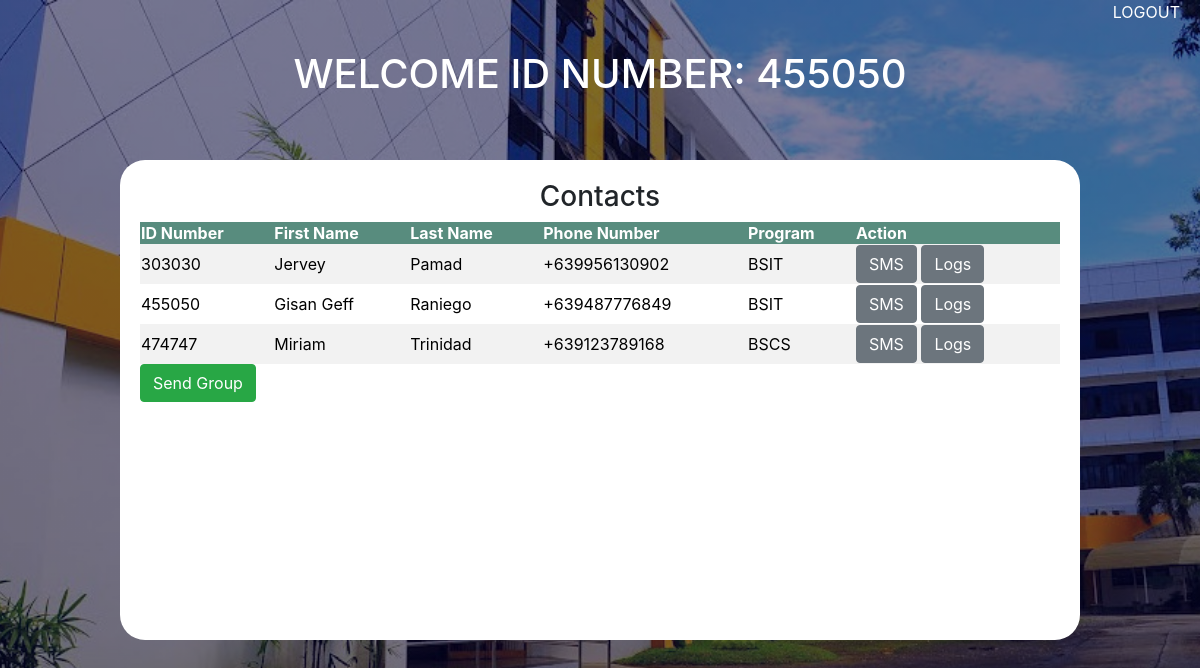
/home.php (signed in), run on the app's committed database.
### tables this page shows
CREATE TABLE `user` (
  `id` int(7) NOT NULL,
  `firstname` varchar(50) NOT NULL,
  `lastname` varchar(50) NOT NULL,
  `phone_number` varchar(13) NOT NULL,
  `program` varchar(50) NOT NULL,
  `password` varchar(255) NOT NULL,
  `type` tinyint(1) NOT NULL DEFAULT 0
);

### home.php (the view, shortened to what this page needs)
<html>
<head>
    <link rel="stylesheet" href="css/font-awesome.min.css">
    <link rel="stylesheet" type="text/css" href="css/homestyle.css">
    <link rel="stylesheet" type="text/css" href="css/bootstrap.min.css">
</head>
<body>
    <a class="float-right logout" href="logout.php">LOGOUT </a>
    <h1 class="display-5">Welcome ID Number: <?php echo $_SESSION['user_id']; ?> </h1>
    <div class="container" id="mainCont">
        <div class="tableCont">
            <h3>Contacts</h3>
            <table id="table">
                <tr>
                    <th>ID Number</th>
                    <th>First Name</th>
                    <th>Last Name</th>
                    <th>Phone Number</th>
                    <th>Program</th>
                    <th>Action</th>
                </tr>
                <?php
                $con = mysqli_connect('localhost','root','');
                mysqli_select_db($con, 'twilio_sms');
                $sql = "SELECT * FROM user";
                $result = $con->query($sql);
                if($result->num_rows > 0) {
                    while($row = $result-> fetch_assoc()) {
            ?>
                <tr>
                    <td><?php echo $row["id"]; ?></td>
                    <td><?php echo $row["firstname"]; ?></td>
                    <td><?php echo $row["lastname"]; ?></td>
                    <td><?php echo $row["phone_number"]; ?></td>
                    <td><?php echo $row["program"]; ?></td>
                    <td>
                        <button class="btn btn-secondary" id="smsbtn" data-toggle="modal"
                            data-target="#msgModal">SMS</button>
                        <a href="messagelog.php?id=<?php echo $row['id']; ?>" class="btn btn-secondary">Logs</a>
                    </td>
                </tr>
                <?php
                    }
                }
            ?>
            </table>
            <button type="button" class="btn btn-success" data-toggle="modal" data-target="#sendToMany">Send
                Group</button>
        </div>
    </div>
</body>
</html>

### css/homestyle.css (style rules this page uses)
body { background: linear-gradient(rgba(0,0,50,0.5),rgba(0,0,50,0.5)), url(../image/bg-2.jpg); background-size: cover; background-position: center; }
.tableCont { position: absolute; top: 50%; left: 50%; width: 80%; height: 60%; background-color: #ffffff; border-radius: 25px; padding: 20px; transform: translate(-50%,-50%); }
h3 { text-align: center; }
h1 { margin-top: 50px !important; text-align: center; color: #ffffff; text-transform: uppercase; }
.float-right { margin-right: 20px; margin-top: -50px !important; }
.logout { color: #ffffff; }
table { border-collapse: collapse; width: 100%; color: #000000; text-align: left; }
th { background-color: #588c7e; color: white; }
tr:nth-child(even) { background-color: #f2f2f2; }

### data on the page
user: id "303030", firstname "Jervey", lastname "Pamad", phone_number "+639956130902", program "BSIT"
user: id "455050", firstname "Gisan Geff", lastname "Raniego", phone_number "+639487776849", program "BSIT"
user: id "474747", firstname "Miriam", lastname "Trinidad", phone_number "+639123789168", program "BSCS"

### other printed values
$_SESSION['user_id'] "455050"
